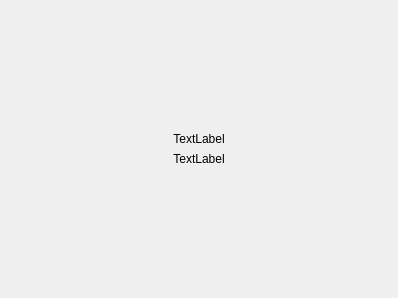
<?xml version="1.0" encoding="UTF-8"?>
<ui version="4.0">
 <class>ErrorPage</class>
 <widget class="QWizardPage" name="ErrorPage">
  <property name="geometry">
   <rect>
    <x>0</x>
    <y>0</y>
    <width>398</width>
    <height>298</height>
   </rect>
  </property>
  <property name="windowTitle">
   <string>WizardPage</string>
  </property>
  <layout class="QGridLayout" name="gridLayout">
   <item row="1" column="1">
    <layout class="QVBoxLayout" name="verticalLayout">
     <item>
      <widget class="QLabel" name="m_labelPixmap">
       <property name="text">
        <string>TextLabel</string>
       </property>
       <property name="alignment">
        <set>Qt::AlignBottom|Qt::AlignHCenter</set>
       </property>
      </widget>
     </item>
     <item>
      <widget class="QLabel" name="m_labelMessage">
       <property name="text">
        <string>TextLabel</string>
       </property>
       <property name="alignment">
        <set>Qt::AlignHCenter|Qt::AlignTop</set>
       </property>
       <property name="wordWrap">
        <bool>true</bool>
       </property>
      </widget>
     </item>
    </layout>
   </item>
   <item row="1" column="2">
    <spacer name="verticalSpacer_2">
     <property name="orientation">
      <enum>Qt::Vertical</enum>
     </property>
     <property name="sizeHint" stdset="0">
      <size>
       <width>1</width>
       <height>1</height>
      </size>
     </property>
    </spacer>
   </item>
   <item row="1" column="0">
    <spacer name="verticalSpacer">
     <property name="orientation">
      <enum>Qt::Vertical</enum>
     </property>
     <property name="sizeHint" stdset="0">
      <size>
       <width>1</width>
       <height>1</height>
      </size>
     </property>
    </spacer>
   </item>
   <item row="2" column="1">
    <spacer name="horizontalSpacer_2">
     <property name="orientation">
      <enum>Qt::Horizontal</enum>
     </property>
     <property name="sizeHint" stdset="0">
      <size>
       <width>1</width>
       <height>1</height>
      </size>
     </property>
    </spacer>
   </item>
   <item row="0" column="1">
    <spacer name="horizontalSpacer">
     <property name="orientation">
      <enum>Qt::Horizontal</enum>
     </property>
     <property name="sizeHint" stdset="0">
      <size>
       <width>1</width>
       <height>1</height>
      </size>
     </property>
    </spacer>
   </item>
  </layout>
 </widget>
 <resources/>
 <connections/>
</ui>
